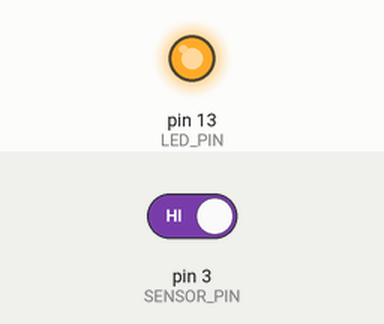
A sketch run on a simulated Arduino Uno, built with avr-gcc and run on an emulated ATmega328P. Shown: output pins drawn as LEDs (lit = HIGH). The inputs (shaded band) are chosen by the test bench; at power-on: pin 3 (SENSOR_PIN) HIGH.

Above: at 1.2 s.
1.3 s: pin 3 (SENSOR_PIN) driven LOW
At 2.4 s:
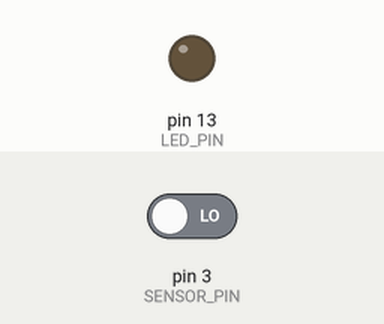
2.8 s: pin 3 (SENSOR_PIN) driven HIGH
At 3.6 s:
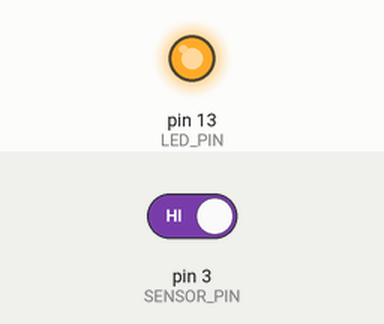
Timing chart, 0 to 5.8 s (numbered marks = the images above; inputs shaded):
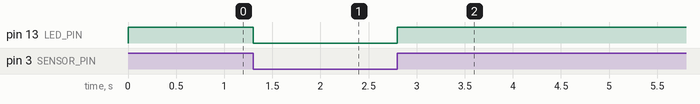

Measured:
- after the input at 1.3 s, pin 13 (LED_PIN): HIGH → LOW at once
- after the input at 2.8 s, pin 13 (LED_PIN): LOW → HIGH at once

The sketch:

TiltDetection.ino
```cpp
/*
 * When the tilt switch senses the tilt, the LED
 * is lit up.
 */
#define SENSOR_PIN 3
#define LED_PIN 13

void setup()
{

  pinMode(SENSOR_PIN, INPUT_PULLUP);


  pinMode(LED_PIN, OUTPUT);
}

void loop()
{

  if (digitalRead(SENSOR_PIN) == HIGH)
  {

    digitalWrite(LED_PIN, HIGH);
  }
  else
  {

    digitalWrite(LED_PIN, LOW);
  }
}
```
